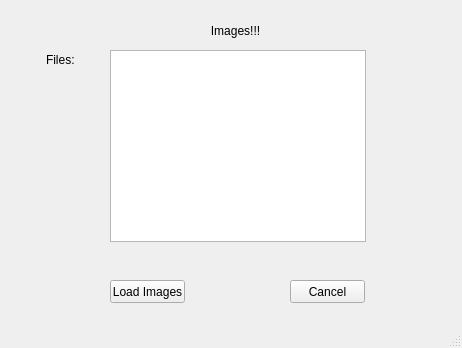
<?xml version="1.0" encoding="UTF-8"?>
<ui version="4.0">
 <class>Images</class>
 <widget class="QMainWindow" name="Images">
  <property name="geometry">
   <rect>
    <x>0</x>
    <y>0</y>
    <width>462</width>
    <height>348</height>
   </rect>
  </property>
  <property name="windowTitle">
   <string>MainWindow</string>
  </property>
  <widget class="QWidget" name="centralwidget">
   <widget class="QPushButton" name="pushButton">
    <property name="geometry">
     <rect>
      <x>110</x>
      <y>280</y>
      <width>75</width>
      <height>23</height>
     </rect>
    </property>
    <property name="text">
     <string>Load Images</string>
    </property>
   </widget>
   <widget class="QListWidget" name="listWidget">
    <property name="geometry">
     <rect>
      <x>110</x>
      <y>50</y>
      <width>256</width>
      <height>192</height>
     </rect>
    </property>
   </widget>
   <widget class="QPushButton" name="pushButton_2">
    <property name="geometry">
     <rect>
      <x>290</x>
      <y>280</y>
      <width>75</width>
      <height>23</height>
     </rect>
    </property>
    <property name="text">
     <string>Cancel</string>
    </property>
   </widget>
   <widget class="QLabel" name="label">
    <property name="geometry">
     <rect>
      <x>130</x>
      <y>20</y>
      <width>211</width>
      <height>21</height>
     </rect>
    </property>
    <property name="text">
     <string>Images!!!</string>
    </property>
    <property name="alignment">
     <set>Qt::AlignCenter</set>
    </property>
   </widget>
   <widget class="QLabel" name="label_2">
    <property name="geometry">
     <rect>
      <x>46</x>
      <y>50</y>
      <width>31</width>
      <height>20</height>
     </rect>
    </property>
    <property name="text">
     <string>Files:</string>
    </property>
   </widget>
  </widget>
  <widget class="QStatusBar" name="statusbar"/>
 </widget>
 <resources/>
 <connections/>
</ui>
